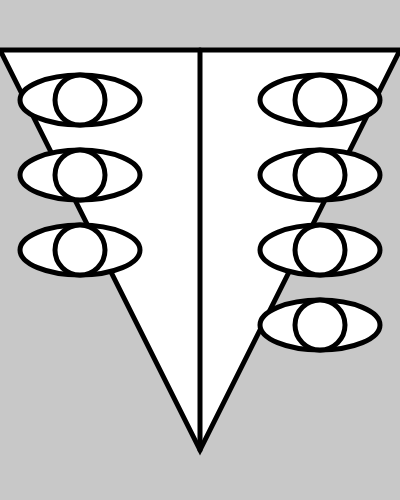
Frame 1 (no input)
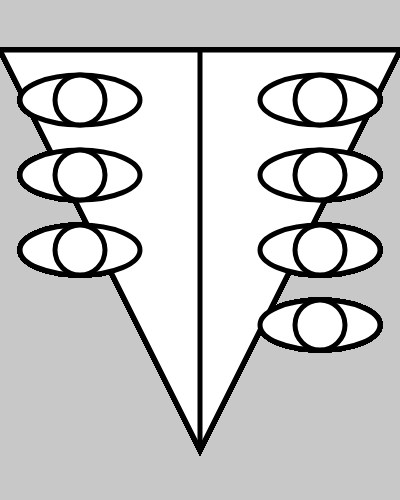
Frame 60 (no input)
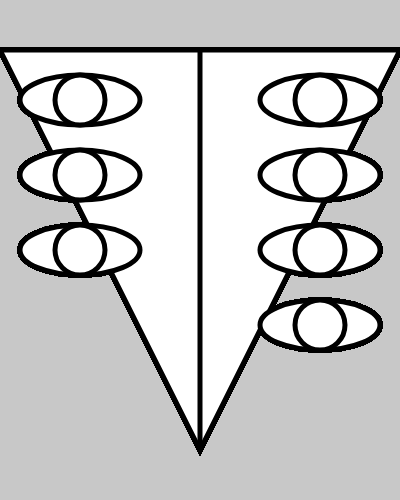
Frame 120 (the mouse pressed at the canvas centre since frame 60)

The p5.js sketch that drew these frames (run headless with seeded random() and noise() and a simulated clock; from frame 60 on, the mouse is pressed at the canvas centre):

// p5.js sketch
// ── sketch.js
//ejercicio 01 MAXPIÑA 20/03
function setup() {
  createCanvas(400, 500);
background(200);
  stroke(0,0,0);
  strokeWeight(5);
} 
function draw(){
  
triangle(0,50,400,50,200,450);  
  
  ellipse(400/5,100,120,50);
  circle(400/5,100,50)
    ellipse(400/5,175,120,50);
    circle(400/5,175,50)
ellipse(400/5,250,120,50);
  circle(400/5,250,50)
  
  ellipse(320,250,120,50);
    circle(320,250,50)

    ellipse(320,175,120,50);
      circle(320,175,50)

    ellipse(320,100,120,50);
      circle(320,100,50)

    ellipse(320,325,120,50);
      circle(320,325,50)
  
  line(200,50,200,450)
  
}  
 
